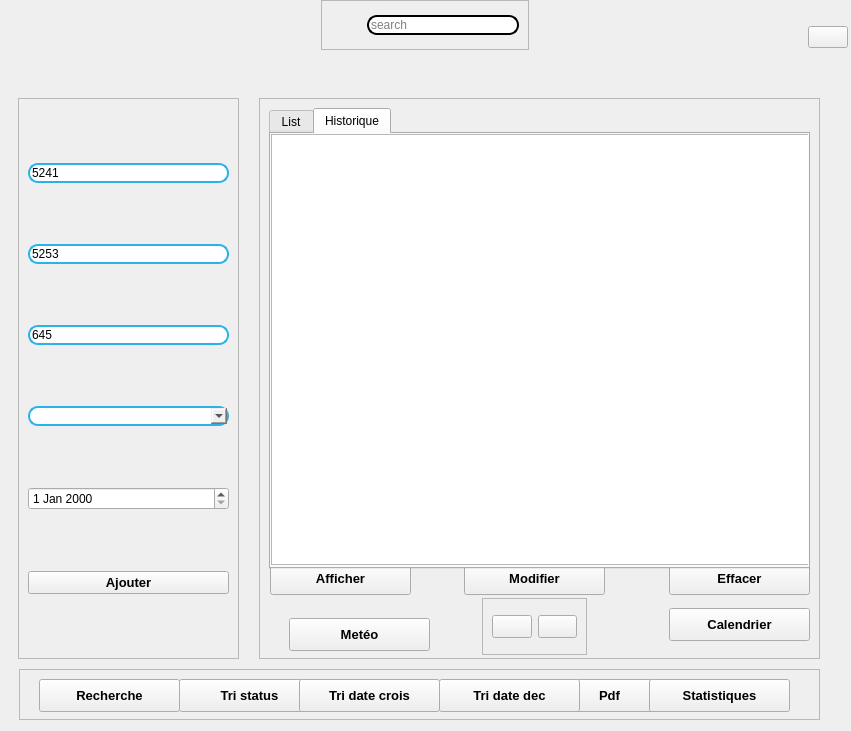
     <widget class="QWidget" name="mainMenu1" native="true">
      <property name="geometry">
       <rect>
        <x>290</x>
        <y>-10</y>
        <width>851</width>
        <height>731</height>
       </rect>
      </property>
      <widget class="QWidget" name="headerFrame1_3" native="true">
       <property name="geometry">
        <rect>
         <x>0</x>
         <y>0</y>
         <width>851</width>
         <height>78</height>
        </rect>
       </property>
       <layout class="QHBoxLayout" name="horizontalLayout_7">
        <property name="spacing">
         <number>0</number>
        </property>
        <property name="leftMargin">
         <number>0</number>
        </property>
        <property name="topMargin">
         <number>0</number>
        </property>
        <property name="rightMargin">
         <number>0</number>
        </property>
        <property name="bottomMargin">
         <number>0</number>
        </property>
        <item>
         <widget class="QWidget" name="headerFrame1_4" native="true">
          <property name="styleSheet">
           <string notr="true">QFrame:hover {
background-color: white;
    border-radius: 25px;
	

}
</string>
          </property>
          <widget class="QWidget" name="widget_22" native="true">
           <property name="geometry">
            <rect>
             <x>321</x>
             <y>0</y>
             <width>208</width>
             <height>78</height>
            </rect>
           </property>
           <layout class="QHBoxLayout" name="horizontalLayout_9">
            <item alignment="Qt::AlignTop">
             <widget class="QFrame" name="searchFrame1_2">
              <property name="minimumSize">
               <size>
                <width>160</width>
                <height>0</height>
               </size>
              </property>
              <property name="styleSheet">
               <string notr="true">QFrame:hover {
    border-radius: 25px;
}
</string>
              </property>
              <property name="frameShape">
               <enum>QFrame::StyledPanel</enum>
              </property>
              <property name="frameShadow">
               <enum>QFrame::Raised</enum>
              </property>
              <layout class="QHBoxLayout" name="horizontalLayout_10">
               <item>
                <widget class="QLabel" name="label_22">
                 <property name="minimumSize">
                  <size>
                   <width>30</width>
                   <height>30</height>
                  </size>
                 </property>
                 <property name="maximumSize">
                  <size>
                   <width>30</width>
                   <height>30</height>
                  </size>
                 </property>
                 <property name="text">
                  <string/>
                 </property>
                 <property name="pixmap">
                  <pixmap>:/new/prefix1/assets-20240304T215810Z-001/assets/icons/white/search.svg</pixmap>
                 </property>
                </widget>
               </item>
               <item>
                <widget class="QLineEdit" name="lineEdit1_2">
                 <property name="styleSheet">
                  <string notr="true">border-radius: 10px;
border: 2px solid 

</string>
                 </property>
                 <property name="placeholderText">
                  <string>search</string>
                 </property>
                </widget>
               </item>
              </layout>
             </widget>
            </item>
           </layout>
          </widget>
          <widget class="QWidget" name="widget_32" native="true">
           <property name="geometry">
            <rect>
             <x>790</x>
             <y>10</y>
             <width>58</width>
             <height>54</height>
            </rect>
           </property>
           <layout class="QHBoxLayout" name="horizontalLayout_11">
            <item alignment="Qt::AlignRight">
             <widget class="QPushButton" name="accountBtn1_2">
              <property name="styleSheet">
               <string notr="true">QPushButton:hover{
	background-color:white;
		text-align:left;
	border-top-left-radius:20px;
}
QPushButton:pressed{
	background-color: white;
	color:grey;
	text-align:left;
	border-top-left-radius:30px;
}
	</string>
              </property>
              <property name="text">
               <string/>
              </property>
              <property name="icon">
               <iconset>
                <normaloff>:/new/prefix1/assets-20240304T215810Z-001/assets/icons/white/user.svg</normaloff>:/new/prefix1/assets-20240304T215810Z-001/assets/icons/white/user.svg</iconset>
              </property>
              <property name="iconSize">
               <size>
                <width>32</width>
                <height>32</height>
               </size>
              </property>
             </widget>
            </item>
           </layout>
          </widget>
          <widget class="QLabel" name="appHeader1_2">
           <property name="geometry">
            <rect>
             <x>0</x>
             <y>0</y>
             <width>181</width>
             <height>81</height>
            </rect>
           </property>
           <property name="font">
            <font>
             <pointsize>15</pointsize>
             <weight>75</weight>
             <bold>true</bold>
            </font>
           </property>
           <property name="text">
            <string/>
           </property>
           <property name="pixmap">
            <pixmap>:/new/prefix1/assets-20240304T215810Z-001/assets/images/logoo (1).png</pixmap>
           </property>
           <property name="scaledContents">
            <bool>true</bool>
           </property>
          </widget>
         </widget>
        </item>
       </layout>
      </widget>
      <widget class="QWidget" name="widget_2" native="true">
       <property name="geometry">
        <rect>
         <x>9</x>
         <y>89</y>
         <width>831</width>
         <height>641</height>
        </rect>
       </property>
       <widget class="QFrame" name="frame_5">
        <property name="geometry">
         <rect>
          <x>9</x>
          <y>9</y>
          <width>221</width>
          <height>561</height>
         </rect>
        </property>
        <property name="styleSheet">
         <string notr="true"/>
        </property>
        <property name="frameShape">
         <enum>QFrame::StyledPanel</enum>
        </property>
        <property name="frameShadow">
         <enum>QFrame::Raised</enum>
        </property>
        <layout class="QVBoxLayout" name="verticalLayout_2">
         <item>
          <widget class="QLineEdit" name="MATRICULE">
           <property name="styleSheet">
            <string notr="true">border-radius: 10px;
border: 2px solid #28B4E8
</string>
           </property>
           <property name="text">
            <string>5241</string>
           </property>
           <property name="placeholderText">
            <string>MATRICULE</string>
           </property>
          </widget>
         </item>
         <item>
          <widget class="QLineEdit" name="IDACTIVITE">
           <property name="styleSheet">
            <string notr="true">border-radius: 10px;
border: 2px solid #28B4E8
</string>
           </property>
           <property name="text">
            <string>5253</string>
           </property>
           <property name="placeholderText">
            <string>IDACTIVITE</string>
           </property>
          </widget>
         </item>
         <item>
          <widget class="QLineEdit" name="IDEMPLOYE">
           <property name="styleSheet">
            <string notr="true">border-radius: 10px;
border: 2px solid #28B4E8
</string>
           </property>
           <property name="text">
            <string>645</string>
           </property>
           <property name="placeholderText">
            <string>PERSONNEL</string>
           </property>
          </widget>
         </item>
         <item>
          <widget class="QComboBox" name="STATUS">
           <property name="styleSheet">
            <string notr="true">border-radius: 10px;
border: 2px solid #28B4E8</string>
           </property>
           <item>
            <property name="text">
             <string/>
            </property>
           </item>
           <item>
            <property name="text">
             <string>REFUSER</string>
            </property>
           </item>
           <item>
            <property name="text">
             <string>CONFIRMER</string>
            </property>
           </item>
          </widget>
         </item>
         <item>
          <widget class="QDateEdit" name="DATE"/>
         </item>
         <item>
          <widget class="QPushButton" name="Ajouter_planning_2">
           <property name="font">
            <font>
             <pointsize>10</pointsize>
             <weight>75</weight>
             <bold>true</bold>
            </font>
           </property>
           <property name="styleSheet">
            <string notr="true">QPushButton:hover{
	background-color: white;
	text-align:left;
	border-top-left-radius:20px;
}
QPushButton:pressed{
	background-color: white;
	color:grey;
	text-align:left;
	border-radius:0px;
}

	</string>
           </property>
           <property name="text">
            <string>Ajouter</string>
           </property>
           <property name="icon">
            <iconset>
             <normaloff>:/new/prefix1/assets-20240304T215810Z-001/assets/icons/white/plus.svg</normaloff>:/new/prefix1/assets-20240304T215810Z-001/assets/icons/white/plus.svg</iconset>
           </property>
           <property name="iconSize">
            <size>
             <width>24</width>
             <height>24</height>
            </size>
           </property>
          </widget>
         </item>
        </layout>
       </widget>
       <widget class="QFrame" name="frame_6">
        <property name="geometry">
         <rect>
          <x>250</x>
          <y>9</y>
          <width>561</width>
          <height>561</height>
         </rect>
        </property>
        <property name="styleSheet">
         <string notr="true"/>
        </property>
        <property name="frameShape">
         <enum>QFrame::StyledPanel</enum>
        </property>
        <property name="frameShadow">
         <enum>QFrame::Raised</enum>
        </property>
        <widget class="QPushButton" name="Chercher_planning_2">
         <property name="geometry">
          <rect>
           <x>11</x>
           <y>464</y>
           <width>141</width>
           <height>33</height>
          </rect>
         </property>
         <property name="font">
          <font>
           <pointsize>10</pointsize>
           <weight>75</weight>
           <bold>true</bold>
          </font>
         </property>
         <property name="styleSheet">
          <string notr="true">QPushButton:hover{
	background-color: white;
	text-align:left;
	border-top-left-radius:20px;
}
QPushButton:pressed{
	background-color: white;
	color:grey;
	text-align:left;
	border-radius:0px;
}

	</string>
         </property>
         <property name="text">
          <string>Afficher</string>
         </property>
         <property name="icon">
          <iconset>
           <normaloff>:/new/prefix1/assets-20240304T215810Z-001/assets/icons/white/search.svg</normaloff>:/new/prefix1/assets-20240304T215810Z-001/assets/icons/white/search.svg</iconset>
         </property>
         <property name="iconSize">
          <size>
           <width>24</width>
           <height>24</height>
          </size>
         </property>
        </widget>
        <widget class="QPushButton" name="Modifier_planning_2">
         <property name="geometry">
          <rect>
           <x>205</x>
           <y>464</y>
           <width>141</width>
           <height>33</height>
          </rect>
         </property>
         <property name="font">
          <font>
           <pointsize>10</pointsize>
           <weight>75</weight>
           <bold>true</bold>
          </font>
         </property>
         <property name="styleSheet">
          <string notr="true">QPushButton:hover{
	background-color: white;
	text-align:left;
	border-top-left-radius:20px;
}
QPushButton:pressed{
	background-color: white;
	color:grey;
	text-align:left;
	border-radius:0px;
}

	</string>
         </property>
         <property name="text">
          <string>Modifier</string>
         </property>
         <property name="icon">
          <iconset>
           <normaloff>:/new/prefix1/assets-20240304T215810Z-001/assets/icons/white/refresh-ccw.svg</normaloff>:/new/prefix1/assets-20240304T215810Z-001/assets/icons/white/refresh-ccw.svg</iconset>
         </property>
         <property name="iconSize">
          <size>
           <width>24</width>
           <height>24</height>
          </size>
         </property>
        </widget>
        <widget class="QPushButton" name="Effacer_planning_2">
         <property name="geometry">
          <rect>
           <x>410</x>
           <y>464</y>
           <width>141</width>
           <height>33</height>
          </rect>
         </property>
         <property name="font">
          <font>
           <pointsize>10</pointsize>
           <weight>75</weight>
           <bold>true</bold>
          </font>
         </property>
         <property name="styleSheet">
          <string notr="true">QPushButton:hover{
	background-color: white;
	text-align:left;
	border-top-left-radius:20px;
}
QPushButton:pressed{
	background-color: white;
	color:grey;
	text-align:left;
	border-radius:0px;
}

	</string>
         </property>
         <property name="text">
          <string>Effacer</string>
         </property>
         <property name="icon">
          <iconset>
           <normaloff>:/new/prefix1/assets-20240304T215810Z-001/assets/icons/white/x.svg</normaloff>:/new/prefix1/assets-20240304T215810Z-001/assets/icons/white/x.svg</iconset>
         </property>
         <property name="iconSize">
          <size>
           <width>24</width>
           <height>24</height>
          </size>
         </property>
        </widget>
        <widget class="QFrame" name="frame_7">
         <property name="geometry">
          <rect>
           <x>223</x>
           <y>500</y>
           <width>105</width>
           <height>57</height>
          </rect>
         </property>
         <property name="frameShape">
          <enum>QFrame::StyledPanel</enum>
         </property>
         <property name="frameShadow">
          <enum>QFrame::Raised</enum>
         </property>
         <layout class="QHBoxLayout" name="horizontalLayout_12">
          <item>
           <widget class="QPushButton" name="planning_up_2">
            <property name="font">
             <font>
              <pointsize>10</pointsize>
              <weight>75</weight>
              <bold>true</bold>
             </font>
            </property>
            <property name="styleSheet">
             <string notr="true">QPushButton:hover{
	background-color: white;
	text-align:left;
	border-top-left-radius:20px;
}
QPushButton:pressed{
	background-color: white;
	color:grey;
	text-align:left;
	border-radius:0px;
}

	</string>
            </property>
            <property name="text">
             <string/>
            </property>
            <property name="icon">
             <iconset>
              <normaloff>:/new/prefix1/assets-20240304T215810Z-001/assets/icons/white/arrow-left.svg</normaloff>:/new/prefix1/assets-20240304T215810Z-001/assets/icons/white/arrow-left.svg</iconset>
            </property>
            <property name="iconSize">
             <size>
              <width>24</width>
              <height>24</height>
             </size>
            </property>
           </widget>
          </item>
          <item>
           <widget class="QPushButton" name="planning_down_2">
            <property name="font">
             <font>
              <pointsize>10</pointsize>
              <weight>75</weight>
              <bold>true</bold>
             </font>
            </property>
            <property name="styleSheet">
             <string notr="true">QPushButton:hover{
	background-color: white;
	text-align:left;
	border-top-left-radius:20px;
}
QPushButton:pressed{
	background-color: white;
	color:grey;
	text-align:left;
	border-radius:0px;
}

	</string>
            </property>
            <property name="text">
             <string/>
            </property>
            <property name="icon">
             <iconset>
              <normaloff>:/new/prefix1/assets-20240304T215810Z-001/assets/icons/white/arrow-right.svg</normaloff>:/new/prefix1/assets-20240304T215810Z-001/assets/icons/white/arrow-right.svg</iconset>
            </property>
            <property name="iconSize">
             <size>
              <width>24</width>
              <height>24</height>
             </size>
            </property>
           </widget>
          </item>
         </layout>
        </widget>
        <widget class="QPushButton" name="call">
         <property name="geometry">
          <rect>
           <x>410</x>
           <y>510</y>
           <width>141</width>
           <height>33</height>
          </rect>
         </property>
         <property name="font">
          <font>
           <pointsize>10</pointsize>
           <weight>75</weight>
           <bold>true</bold>
          </font>
         </property>
         <property name="styleSheet">
          <string notr="true">QPushButton:hover{
	background-color: white;
	text-align:left;
	border-top-left-radius:20px;
}
QPushButton:pressed{
	background-color: white;
	color:grey;
	text-align:left;
	border-radius:0px;
}

	</string>
         </property>
         <property name="text">
          <string>Calendrier</string>
         </property>
         <property name="icon">
          <iconset>
           <normaloff>:/new/prefix1/assets-20240304T215810Z-001/assets/icons/white/x.svg</normaloff>:/new/prefix1/assets-20240304T215810Z-001/assets/icons/white/x.svg</iconset>
         </property>
         <property name="iconSize">
          <size>
           <width>24</width>
           <height>24</height>
          </size>
         </property>
        </widget>
        <widget class="QPushButton" name="btnWeather">
         <property name="geometry">
          <rect>
           <x>30</x>
           <y>520</y>
           <width>141</width>
           <height>33</height>
          </rect>
         </property>
         <property name="font">
          <font>
           <pointsize>10</pointsize>
           <weight>75</weight>
           <bold>true</bold>
          </font>
         </property>
         <property name="styleSheet">
          <string notr="true">QPushButton:hover{
	background-color: white;
	text-align:left;
	border-top-left-radius:20px;
}
QPushButton:pressed{
	background-color: white;
	color:grey;
	text-align:left;
	border-radius:0px;
}

	</string>
         </property>
         <property name="text">
          <string>Metéo</string>
         </property>
         <property name="icon">
          <iconset>
           <normaloff>:/assets/icons/white/search.svg</normaloff>:/assets/icons/white/search.svg</iconset>
         </property>
         <property name="iconSize">
          <size>
           <width>24</width>
           <height>24</height>
          </size>
         </property>
        </widget>
        <widget class="QTabWidget" name="tabWidget">
         <property name="geometry">
          <rect>
           <x>10</x>
           <y>10</y>
           <width>541</width>
           <height>461</height>
          </rect>
         </property>
         <property name="currentIndex">
          <number>1</number>
         </property>
         <widget class="QWidget" name="tab">
          <attribute name="title">
           <string>List</string>
          </attribute>
          <widget class="QTableView" name="affiche_tab">
           <property name="geometry">
            <rect>
             <x>0</x>
             <y>0</y>
             <width>541</width>
             <height>431</height>
            </rect>
           </property>
           <property name="selectionMode">
            <enum>QAbstractItemView::ExtendedSelection</enum>
           </property>
          </widget>
         </widget>
         <widget class="QWidget" name="tab_2">
          <attribute name="title">
           <string>Historique</string>
          </attribute>
          <widget class="QTableView" name="affiche_tab_2">
           <property name="geometry">
            <rect>
             <x>0</x>
             <y>0</y>
             <width>541</width>
             <height>431</height>
            </rect>
           </property>
           <property name="selectionMode">
            <enum>QAbstractItemView::ExtendedSelection</enum>
           </property>
          </widget>
         </widget>
        </widget>
       </widget>
       <widget class="QFrame" name="frame_8">
        <property name="geometry">
         <rect>
          <x>10</x>
          <y>580</y>
          <width>801</width>
          <height>51</height>
         </rect>
        </property>
        <property name="frameShape">
         <enum>QFrame::StyledPanel</enum>
        </property>
        <property name="frameShadow">
         <enum>QFrame::Raised</enum>
        </property>
        <widget class="QPushButton" name="M1_planning_2">
         <property name="geometry">
          <rect>
           <x>20</x>
           <y>10</y>
           <width>141</width>
           <height>33</height>
          </rect>
         </property>
         <property name="font">
          <font>
           <pointsize>10</pointsize>
           <weight>75</weight>
           <bold>true</bold>
          </font>
         </property>
         <property name="styleSheet">
          <string notr="true">QPushButton:hover{
	background-color: white;
	text-align:left;
	border-top-left-radius:20px;
}
QPushButton:pressed{
	background-color: white;
	color:grey;
	text-align:left;
	border-radius:0px;
}

	</string>
         </property>
         <property name="text">
          <string>Recherche</string>
         </property>
         <property name="icon">
          <iconset>
           <normaloff>:/assets/icons/white/search.svg</normaloff>:/assets/icons/white/search.svg</iconset>
         </property>
         <property name="iconSize">
          <size>
           <width>24</width>
           <height>24</height>
          </size>
         </property>
        </widget>
        <widget class="QPushButton" name="M2_planning_2">
         <property name="geometry">
          <rect>
           <x>160</x>
           <y>10</y>
           <width>141</width>
           <height>33</height>
          </rect>
         </property>
         <property name="font">
          <font>
           <pointsize>10</pointsize>
           <weight>75</weight>
           <bold>true</bold>
          </font>
         </property>
         <property name="styleSheet">
          <string notr="true">QPushButton:hover{
	background-color: white;
	text-align:left;
	border-top-left-radius:20px;
}
QPushButton:pressed{
	background-color: white;
	color:grey;
	text-align:left;
	border-radius:0px;
}

	</string>
         </property>
         <property name="text">
          <string>Tri status</string>
         </property>
         <property name="icon">
          <iconset>
           <normaloff>:/assets/icons/white/search.svg</normaloff>:/assets/icons/white/search.svg</iconset>
         </property>
         <property name="iconSize">
          <size>
           <width>24</width>
           <height>24</height>
          </size>
         </property>
        </widget>
        <widget class="QPushButton" name="M3_planning_2">
         <property name="geometry">
          <rect>
           <x>520</x>
           <y>10</y>
           <width>141</width>
           <height>33</height>
          </rect>
         </property>
         <property name="font">
          <font>
           <pointsize>10</pointsize>
           <weight>75</weight>
           <bold>true</bold>
          </font>
         </property>
         <property name="styleSheet">
          <string notr="true">QPushButton:hover{
	background-color: white;
	text-align:left;
	border-top-left-radius:20px;
}
QPushButton:pressed{
	background-color: white;
	color:grey;
	text-align:left;
	border-radius:0px;
}

	</string>
         </property>
         <property name="text">
          <string>Pdf</string>
         </property>
         <property name="icon">
          <iconset>
           <normaloff>:/assets/icons/white/search.svg</normaloff>:/assets/icons/white/search.svg</iconset>
         </property>
         <property name="iconSize">
          <size>
           <width>24</width>
           <height>24</height>
          </size>
         </property>
        </widget>
        <widget class="QPushButton" name="M4_planning_2">
         <property name="geometry">
          <rect>
           <x>630</x>
           <y>10</y>
           <width>141</width>
           <height>33</height>
          </rect>
         </property>
         <property name="font">
          <font>
           <pointsize>10</pointsize>
           <weight>75</weight>
           <bold>true</bold>
          </font>
         </property>
         <property name="styleSheet">
          <string notr="true">QPushButton:hover{
	background-color: white;
	text-align:left;
	border-top-left-radius:20px;
}
QPushButton:pressed{
	background-color: white;
	color:grey;
	text-align:left;
	border-radius:0px;
}

	</string>
         </property>
         <property name="text">
          <string>Statistiques</string>
         </property>
         <property name="icon">
          <iconset>
           <normaloff>:/assets/icons/white/search.svg</normaloff>:/assets/icons/white/search.svg</iconset>
         </property>
         <property name="iconSize">
          <size>
           <width>24</width>
           <height>24</height>
          </size>
         </property>
        </widget>
        <widget class="QPushButton" name="M2_planning_3">
         <property name="geometry">
          <rect>
           <x>280</x>
           <y>10</y>
           <width>141</width>
           <height>33</height>
          </rect>
         </property>
         <property name="font">
          <font>
           <pointsize>10</pointsize>
           <weight>75</weight>
           <bold>true</bold>
          </font>
         </property>
         <property name="styleSheet">
          <string notr="true">QPushButton:hover{
	background-color: white;
	text-align:left;
	border-top-left-radius:20px;
}
QPushButton:pressed{
	background-color: white;
	color:grey;
	text-align:left;
	border-radius:0px;
}

	</string>
         </property>
         <property name="text">
          <string>Tri date crois</string>
         </property>
         <property name="icon">
          <iconset>
           <normaloff>:/assets/icons/white/search.svg</normaloff>:/assets/icons/white/search.svg</iconset>
         </property>
         <property name="iconSize">
          <size>
           <width>24</width>
           <height>24</height>
          </size>
         </property>
        </widget>
        <widget class="QPushButton" name="M2_planning_4">
         <property name="geometry">
          <rect>
           <x>420</x>
           <y>10</y>
           <width>141</width>
           <height>33</height>
          </rect>
         </property>
         <property name="font">
          <font>
           <pointsize>10</pointsize>
           <weight>75</weight>
           <bold>true</bold>
          </font>
         </property>
         <property name="styleSheet">
          <string notr="true">QPushButton:hover{
	background-color: white;
	text-align:left;
	border-top-left-radius:20px;
}
QPushButton:pressed{
	background-color: white;
	color:grey;
	text-align:left;
	border-radius:0px;
}

	</string>
         </property>
         <property name="text">
          <string>Tri date dec</string>
         </property>
         <property name="icon">
          <iconset>
           <normaloff>:/assets/icons/white/search.svg</normaloff>:/assets/icons/white/search.svg</iconset>
         </property>
         <property name="iconSize">
          <size>
           <width>24</width>
           <height>24</height>
          </size>
         </property>
        </widget>
       </widget>
      </widget>
     </widget>
